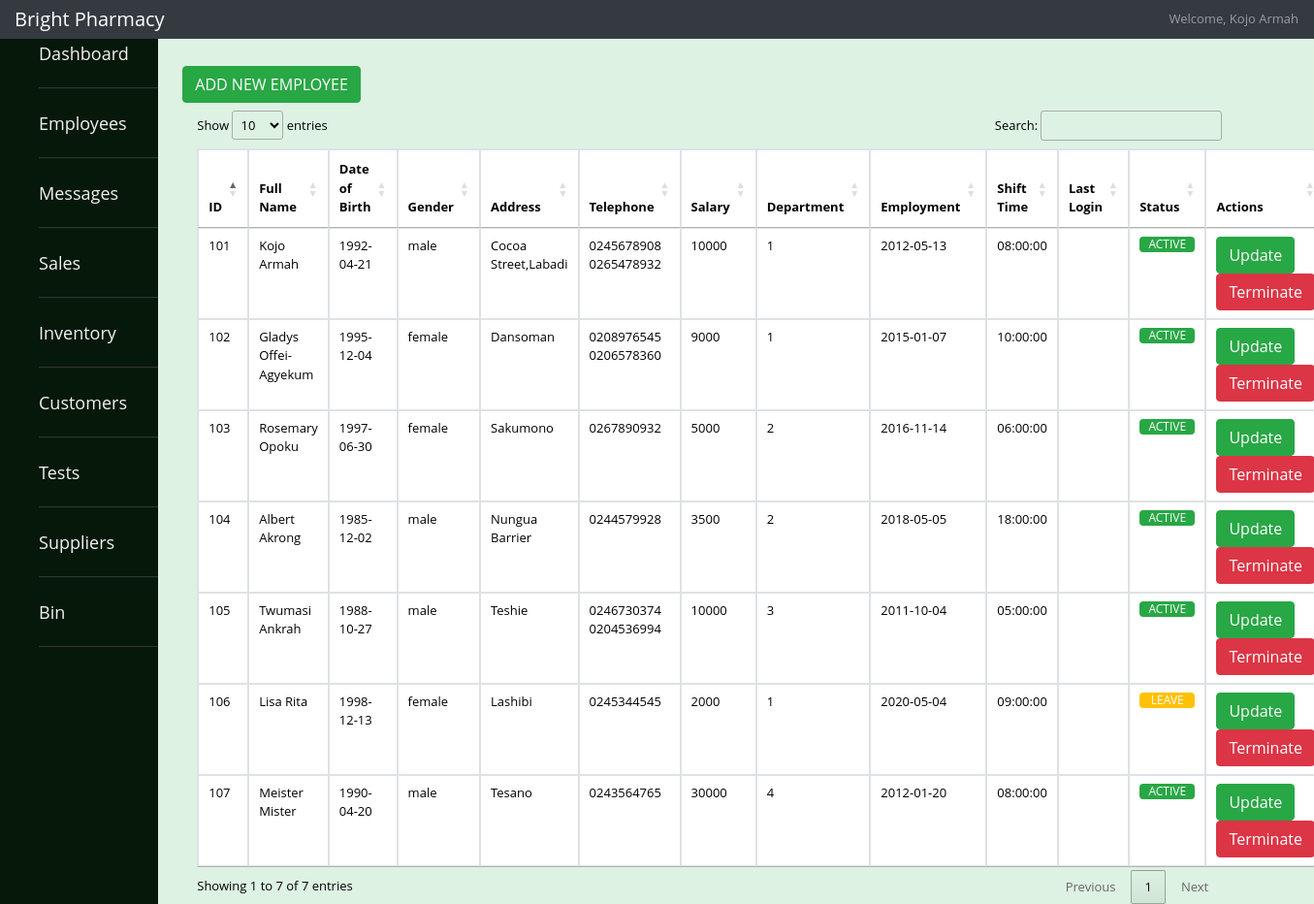
The page /employee/administrator/administrator_employee.php (signed in) on the database its author committed.
### tables this page shows
CREATE TABLE `Employee` (
  `EmployeeID` int(3) NOT NULL,
  `EmployeeFname` varchar(15) NOT NULL,
  `EmployeeLname` varchar(15) NOT NULL,
  `EmployeeGender` enum('male','female') DEFAULT NULL,
  `EmployeeDOB` date DEFAULT NULL,
  `EmployeeAddress` varchar(30) NOT NULL,
  `DepartmentID` int(11) NOT NULL,
  `ShiftTime` time NOT NULL,
  `EmploymentDate` date NOT NULL,
  `Salary` varchar(255) DEFAULT NULL,
  `EmployeeStatus` enum('Active','Inactive','On-Leave','') NOT NULL
);

CREATE TABLE `EmployeeNumber` (
  `EmployeeTelNo` int(3) NOT NULL,
  `EmployeeID` int(3) NOT NULL,
  `TelNo1` varchar(15) NOT NULL,
  `TelNo2` varchar(15) DEFAULT NULL
);

### employee/administrator/administrator_employee.php (the view, shortened to what this page needs)
<?php
require_once("connection.php");
$sqls= "SELECT * FROM Employee WHERE EmployeeID = '".$_SESSION['id']."'";
$name = mysqli_query($conn,$sqls);
$rowname=mysqli_fetch_assoc($name);
$fname=$rowname['EmployeeFname'];
$lname=$rowname['EmployeeLname'];
?>
<!DOCTYPE html>
<html lang="en">
<head>
    <link rel="stylesheet" href="https://maxcdn.bootstrapcdn.com/bootstrap/4.0.0/css/bootstrap.min.css" >
    <link href="https://unpkg.com/ionicons@4.5.10-0/dist/css/ionicons.min.css" rel="stylesheet">
    <link rel="stylesheet" type="text/css" href="https://cdn.datatables.net/1.10.22/css/jquery.dataTables.min.css"/>
   <link rel="stylesheet" href="/final-melwinkle/css/main.css">
   <link rel="stylesheet" href="/final-melwinkle/css/sales.css">
</head>
<body>
<nav class="navbar navbar-dark fixed-top bg-dark flex-md-nowrap p-0 shadow">
      <a class="navbar-brand col-sm-3 col-md-2 mr-0" href="#">Bright Pharmacy</a>
      <ul class="navbar-nav px-3">
        <li class="nav-item text-nowrap">
          <a class="nav-link" href="/final-melwinkle/employee/employee_profile.php"><?php
      if($fname && $lname) {
        echo  "Welcome, ".$fname." ".$lname;
      }
      else {
        echo "Employee";
      }
    ?>
    </a>
        </li>
      </ul>
    </nav>
    <div class="wrapper"   >
  <nav id="sidebar" aria-label="side" style="width:12%">
<ul class="list-items">
  <li><a href='/final-melwinkle/employee/administrator/administrator_dashboard.php'><i class='icon ion-md-home' size='large'></i> Dashboard</a></li>
<li><a href="/final-melwinkle/employee/administrator/administrator_employee.php">  <i class='icon ion-md-people' size='large'></i> Employees</a></li>
<li><a href="/final-melwinkle/employee/administrator/administrator_messages.php">  <i class='icon ion-md-mail' size='large'></i> Messages</a></li>
<li><a href="/final-melwinkle/employee/employee_sales.php"><i class='icon ion-md-cash' size='large'></i> Sales</a></li>
<li><a href="/final-melwinkle/employee/employee_inventory.php"> <i class='icon ion-md-hammer' size='large'></i> Inventory</a></li>
<li><a href="/final-melwinkle/employee/customer/customer.php"> <i class='icon ion-md-people' size='large'></i> Customers</a></li>
<li><a href="/final-melwinkle/employee/employee_tests.php">  <i class='icon ion-md-clipboard' size='large'></i> Tests</a></li>
<li><a href="/final-melwinkle/employee/general_suppliers.php">  <i class='icon ion-md-basket' size='large'></i> Suppliers</a></li>
<li><a href='/final-melwinkle/employee/bin.php'><i class='icon ion-md-trash' size='large'></i> Bin</a></li>
</ul>
</nav>
  </div>
  <div class="row" style="margin-top:3%;padding-left:15%;padding-right:5px;margin-top:5%">
                    <h5 class="text-muted vb">
                    <button type='button' class='btn btn-success' data-toggle='modal' data-target='#addition'>
        ADD NEW EMPLOYEE<i class='icon ion-md-checkmark-circle-outline' size='large'></i>
      </button>
                        </h5>
                    </div>
   <div style="width:78%;margin-left:15%">
<table id="example" class="table table-bordered " style="background:white;width:100%">
<thead>
  <tr>
    <th scope="col">ID
    </th>
    <th scope="col">Full Name
    </th>
    <th scope="col">Date of Birth
    </th>
    <th scope="col">Gender
    </th>
    <th scope="col">Address
    </th>
    <th scope="col">Telephone
    </th>
    <th scope="col">Salary
    </th>
    <th scope="col">Department
    </th>
    <th scope="col">Employment
    </th>
    <th scope="col">Shift Time
    </th>
    <th scope="col">Last Login
    </th>
    <th scope="col">Status
    </th>
    <th scope="col">Actions
    </th>
  </tr>
</thead>
<tbody>
      <?php
      $sql_sell="SELECT *  FROM Employee inner join EmployeeNumber on EmployeeNumber.EmployeeID=Employee.EmployeeID GROUP BY Employee.EmployeeID " ;
      $res_sell=mysqli_query($conn,$sql_sell);
      while($row_s=mysqli_fetch_assoc($res_sell)){
          $EID=$row_s['EmployeeID'];
          $EF=$row_s['EmployeeFname'];
          $EL= $row_s['EmployeeLname'];
          $G= $row_s['EmployeeGender'];
          $DOB= $row_s['EmployeeDOB'];
          $Depart=$row_s['DepartmentID'];
          $Address=$row_s['EmployeeAddress'];
          $Telephone=$row_s['TelNo1'];
          $Telephone1=$row_s['TelNo2'];
          $Start=$row_s['EmploymentDate'];
          $Status=$row_s['EmployeeStatus'];
          $Shift=$row_s['ShiftTime'];
          $Salary=$row_s['Salary'];
      echo "
      <tr scope='row'>
      <td>$EID</td>
      <td>$EF $EL</td>
      <td>$DOB</td>
      <td>$G</td>
      <td>$Address</td>
      <td>$Telephone
      $Telephone1</td>
      <td>$Salary</td>
      <td>$Depart</td>
      <td>$Start</td>
      <td>$Shift</td>"
      ;
      $logn="SELECT * from Employee_Time where EmployeeID=$EID ORDER BY EmployeeID DESC LIMIT 1";
      $req=mysqli_query($conn,$logn);
      $ro=mysqli_fetch_assoc($req);
      if($ro){
        $Login=$ro['Report_Time'];
        echo" <td>$Login</td>";
      }
      else{
      echo " <td></td>";
      }
      if($Status=="Active"){
       echo " <td>"?>
        <div class="progress">
          <div class="progress-bar bg-success" role="progressbar" aria-valuenow="70" aria-valuemin="0" aria-valuemax="100" style="width:100%">
            ACTIVE
          </div>
        </div>
        <?php
        echo "</td>
        <td><button type='button' class='btn btn-success' data-toggle='modal' data-target='#myModal_".$EID."'>
        Update<i class='icon ion-md-checkmark-circle-outline' size='large'></i>
      </button>
      <button type='button' class='btn btn-danger' data-toggle='modal' data-target='#delete_".$EID."'>
      Terminate<i class='icon ion-md-close-circle-outline' size='large'></i>
    </button></td>"
      ;
      }
      else{
        echo " <td>"?>
        <div class="progress">
          <div class="progress-bar bg-warning" role="progressbar" aria-valuenow="70" aria-valuemin="0" aria-valuemax="100" style="width:100%">
            LEAVE
          </div>
        </div>
        <?php
        echo "</td>
        <td><button type='button' class='btn btn-success' data-toggle='modal' data-target='#myModal_".$EID."'>
        Update<i class='icon ion-md-checkmark-circle-outline' size='large'></i>
      </button>
      <button type='button' class='btn btn-danger' data-toggle='modal' data-target='#delete_".$EID."'>
      Terminate<i class='icon ion-md-close-circle-outline' size='large'></i>
    </button></td>"  ;
      }
      ?>
    <?php
    echo"
      </tr>\n";
      include('admin_update.php');
    }
    ?>
    </body>
</html>

### css/main.css (style rules this page uses)
.wrapper { background: rgb(14, 80, 14); }
#sidebar { height: 100%; width: 250px; position: fixed; z-index: 1; top: 0; left: 0; background-color:rgb(14, 80, 14); overflow-x: hidden; padding-top: 20px; color: white; }
#sidebar .list-items { position: relative; background: rgb(6, 24, 9); width: 100%; height: 100%; list-style: none; }
#sidebar .list-items li { line-height: 70px; border-top: 1px solid rgb(5, 33, 9); border-bottom: 1px solid #333; transition: all 0.3s ease; }
#sidebar .list-items li:first-child { border-top: none; }
#sidebar .list-items li a { color: #f2f2f2; text-decoration: none; font-size: 18px; font-weight: 500; height: 100%; width: 100%; display: block; }

### css/sales.css (style rules this page uses)
body { background-color: #ddf2e2; color:black; font-family: 'Open Sans', sans-serif; font-size: 13px; text-rendering: optimizeLegibility; -webkit-font-smoothing: antialiased; -moz-font-smoothing: antialiased; height:100%; }

### rows shown on the page
employee: EmployeeFname "Kojo", EmployeeLname "Armah"
employeenumber: EmployeeID "101", EmployeeID.EmployeeFname "Kojo", EmployeeID.EmployeeLname "Armah", EmployeeID.EmployeeDOB "1992-04-21", EmployeeID.EmployeeGender "male", EmployeeID.EmployeeAddress "Cocoa Street,Labadi", TelNo1 "0245678908", TelNo2 "0265478932", EmployeeID.Salary "10000", EmployeeID.DepartmentID "1", EmployeeID.EmploymentDate "2012-05-13", EmployeeID.ShiftTime "08:00:00"
employeenumber: EmployeeID "102", EmployeeID.EmployeeFname "Gladys", EmployeeID.EmployeeLname "Offei-Agyekum", EmployeeID.EmployeeDOB "1995-12-04", EmployeeID.EmployeeGender "female", EmployeeID.EmployeeAddress "Dansoman", TelNo1 "0208976545", TelNo2 "0206578360", EmployeeID.Salary "9000", EmployeeID.DepartmentID "1", EmployeeID.EmploymentDate "2015-01-07", EmployeeID.ShiftTime "10:00:00"
employeenumber: EmployeeID "103", EmployeeID.EmployeeFname "Rosemary", EmployeeID.EmployeeLname "Opoku", EmployeeID.EmployeeDOB "1997-06-30", EmployeeID.EmployeeGender "female", EmployeeID.EmployeeAddress "Sakumono", TelNo1 "0267890932", EmployeeID.Salary "5000", EmployeeID.DepartmentID "2", EmployeeID.EmploymentDate "2016-11-14", EmployeeID.ShiftTime "06:00:00"
employeenumber: EmployeeID "104", EmployeeID.EmployeeFname "Albert", EmployeeID.EmployeeLname "Akrong", EmployeeID.EmployeeDOB "1985-12-02", EmployeeID.EmployeeGender "male", EmployeeID.EmployeeAddress "Nungua Barrier", TelNo1 "0244579928", EmployeeID.Salary "3500", EmployeeID.DepartmentID "2", EmployeeID.EmploymentDate "2018-05-05", EmployeeID.ShiftTime "18:00:00"
employeenumber: EmployeeID "105", EmployeeID.EmployeeFname "Twumasi", EmployeeID.EmployeeLname "Ankrah", EmployeeID.EmployeeDOB "1988-10-27", EmployeeID.EmployeeGender "male", EmployeeID.EmployeeAddress "Teshie", TelNo1 "0246730374", TelNo2 "0204536994", EmployeeID.Salary "10000", EmployeeID.DepartmentID "3", EmployeeID.EmploymentDate "2011-10-04", EmployeeID.ShiftTime "05:00:00"
employeenumber: EmployeeID "106", EmployeeID.EmployeeFname "Lisa", EmployeeID.EmployeeLname "Rita", EmployeeID.EmployeeDOB "1998-12-13", EmployeeID.EmployeeGender "female", EmployeeID.EmployeeAddress "Lashibi", TelNo1 "0245344545", EmployeeID.Salary "2000", EmployeeID.DepartmentID "1", EmployeeID.EmploymentDate "2020-05-04", EmployeeID.ShiftTime "09:00:00"
employeenumber: EmployeeID "107", EmployeeID.EmployeeFname "Meister", EmployeeID.EmployeeLname "Mister", EmployeeID.EmployeeDOB "1990-04-20", EmployeeID.EmployeeGender "male", EmployeeID.EmployeeAddress "Tesano", TelNo1 "0243564765", EmployeeID.Salary "30000", EmployeeID.DepartmentID "4", EmployeeID.EmploymentDate "2012-01-20", EmployeeID.ShiftTime "08:00:00"
